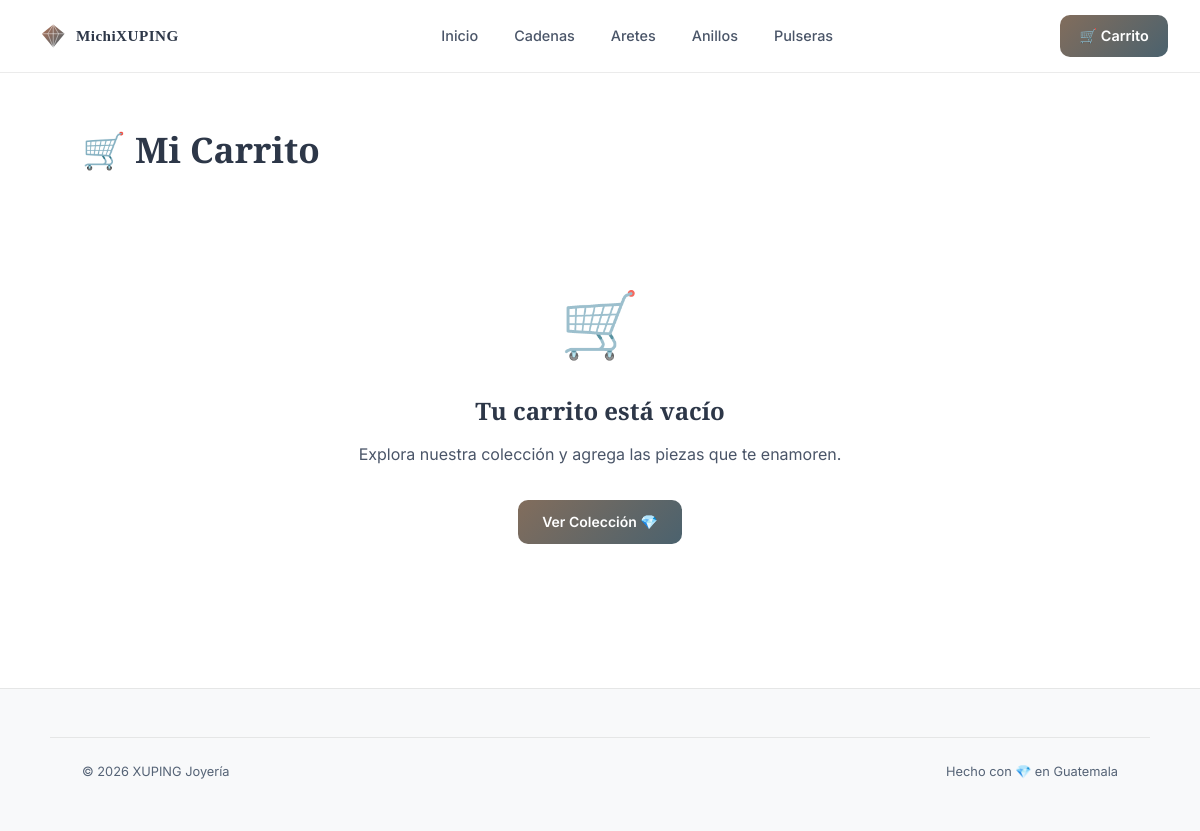
Page /carrito.php on the committed database.
### tables this page shows
CREATE TABLE IF NOT EXISTS categorias (
    id INT AUTO_INCREMENT PRIMARY KEY,
    nombre VARCHAR(100) NOT NULL,
    slug VARCHAR(100) NOT NULL UNIQUE,
    descripcion TEXT,
    icono VARCHAR(50) DEFAULT '💎',
    orden INT DEFAULT 0,
    activo TINYINT(1) DEFAULT 1,
    created_at TIMESTAMP DEFAULT CURRENT_TIMESTAMP
);

### carrito.php (the view, shortened to what this page needs)
<?php
$db = getDB();
$cart_session = $_SESSION['cart_session'];
$stmt = $db->prepare("
    SELECT c.id as cart_id, c.cantidad, p.id as producto_id, p.nombre, p.precio,
           p.imagen, p.disponible, cat.nombre as cat_nombre, cat.icono as cat_icono
    FROM carrito c
    JOIN productos p ON c.producto_id = p.id
    LEFT JOIN categorias cat ON p.categoria_id = cat.id
    WHERE c.session_id = ?
    ORDER BY c.created_at DESC
");
$stmt->bind_param("s", $cart_session);
$stmt->execute();
$items = $stmt->get_result()->fetch_all(MYSQLI_ASSOC);
$categorias = $db->query("SELECT * FROM categorias WHERE activo=1 ORDER BY orden")->fetch_all(MYSQLI_ASSOC);
?>
<!DOCTYPE html>
<html lang="es">
<head>
    <link rel="stylesheet" href="css/main.css">
</head>
<body>
<header class="site-header">
    <nav class="nav-container">
        <a href="index.php" class="logo">
            <img src="uploads/logo.svg" alt="MichiXUPING" style="height: 38px; width: auto;">
        </a>
        <ul class="nav-links">
            <li><a href="index.php">Inicio</a></li>
            <?php foreach ($categorias as $cat): ?>
            <li><a href="index.php?categoria=<?= $cat['slug'] ?>"><?= $cat['nombre'] ?></a></li>
            <?php endforeach; ?>
        </ul>
        <div class="nav-actions">
            <a href="carrito.php" class="cart-btn">
                🛒 Carrito
            </a>
        </div>
    </nav>
</header>
<main class="page-container">
    <h1 class="page-title">🛒 Mi Carrito</h1>
    <?php if (empty($items)): ?>
    <div class="cart-empty">
        <div class="cart-empty-icon">🛒</div>
        <h3 style="font-family: 'Playfair Display', serif; font-size: 1.5rem; margin-bottom: 0.75rem; color: var(--text);">Tu carrito está vacío</h3>
        <p>Explora nuestra colección y agrega las piezas que te enamoren.</p>
        <a href="index.php" class="btn btn-primary" style="margin-top: 2rem;">Ver Colección 💎</a>
    </div>
    <?php endif; ?>
</main>
<footer class="site-footer">
    <div class="footer-bottom" style="max-width:1100px; margin: 0 auto; border-top: 1px solid var(--glass-border); padding: 1.5rem 2rem; display:flex; justify-content: space-between;">
        <span>© 2026 XUPING Joyería</span>
        <span>Hecho con 💎 en Guatemala</span>
    </div>
</footer>
</body>
</html>

### css/main.css (style rules this page uses)
:root { --peach: #b27357; --slate: #4b626e; --taupe: #826d5c; --light-blue: #427079; --gold: var(--taupe); --gold-light: var(--peach); --gold-dark: var(--slate); --black: #ffffff; --dark: #f8f9fa; --dark-2: #ffffff; --dark-3: #f0f2f5; --glass: rgba(255,255,255,0.7); --glass-border: rgba(0,0,0,0.08); --text: #2d3748; --text-muted: #4a5568; --text-dim: #556376; --success: #2c7a4b; --danger: #c53030; --radius: 16px; --radius-sm: 10px; --shadow-gold: 0 10px 25px rgba(0,0,0,0.05); --transition: all 0.3s cubic-bezier(0.4,0,0.2,1); }
*, *::before, *::after { box-sizing: border-box; margin: 0; padding: 0; }
html { scroll-behavior: smooth; }
body { font-family: 'Inter', sans-serif; background: var(--black); color: var(--text); min-height: 100vh; line-height: 1.6; }
a { color: var(--gold-dark); text-decoration: none; transition: var(--transition); }
img { max-width: 100%; height: auto; }
.site-header { position: sticky; top: 0; z-index: 1000; background: rgba(255,255,255,0.92); backdrop-filter: blur(20px); border-bottom: 1px solid var(--glass-border); padding: 0 2rem; }
.nav-container { max-width: 1400px; margin: 0 auto; display: flex; align-items: center; justify-content: space-between; height: 72px; gap: 2rem; }
.logo { display: flex; align-items: center; gap: 12px; font-family: 'Playfair Display', serif; font-size: 1.6rem; font-weight: 700; color: var(--text); letter-spacing: 0.05em; }
.nav-links { display: flex; align-items: center; gap: 0.25rem; list-style: none; }
.nav-links a { padding: 0.5rem 1rem; border-radius: var(--radius-sm); font-size: 0.9rem; font-weight: 500; color: var(--text-muted); transition: var(--transition); }
.nav-actions { display: flex; align-items: center; gap: 1rem; }
.cart-btn { position: relative; display: flex; align-items: center; gap: 8px; padding: 0.6rem 1.2rem; background: linear-gradient(135deg, var(--gold), var(--gold-dark)); color: #ffffff; border: none; border-radius: var(--radius-sm); font-weight: 600; font-size: 0.9rem; cursor: pointer; transition: var(--transition); text-decoration: none; }
.page-container { max-width: 1100px; margin: 3rem auto; padding: 0 2rem; }
.page-title { font-family: 'Playfair Display', serif; font-size: 2.2rem; font-weight: 700; color: var(--text); margin-bottom: 2rem; display: flex; align-items: center; gap: 0.75rem; }
.cart-empty { text-align: center; padding: 4rem 2rem; color: var(--text-muted); }
.cart-empty-icon { font-size: 4rem; margin-bottom: 1rem; opacity: 0.8; }
.site-footer { margin-top: 5rem; padding: 3rem 2rem 1.5rem; border-top: 1px solid var(--glass-border); background: var(--dark); }
.footer-bottom { max-width: 1400px; margin: 0 auto; display: flex; justify-content: space-between; align-items: center; padding-top: 1.5rem; border-top: 1px solid var(--glass-border); font-size: 0.8rem; color: var(--text-dim); }
.btn { display: inline-flex; align-items: center; justify-content: center; gap: 8px; padding: 0.7rem 1.5rem; border-radius: var(--radius-sm); font-weight: 600; font-size: 0.875rem; cursor: pointer; transition: var(--transition); font-family: inherit; border: none; text-decoration: none; }
.btn-primary { background: linear-gradient(135deg, var(--gold), var(--gold-dark)); color: #ffffff; }

### rows in the picture
categorias: nombre "Cadenas"
categorias: nombre "Aretes"
categorias: nombre "Anillos"
categorias: nombre "Pulseras"
